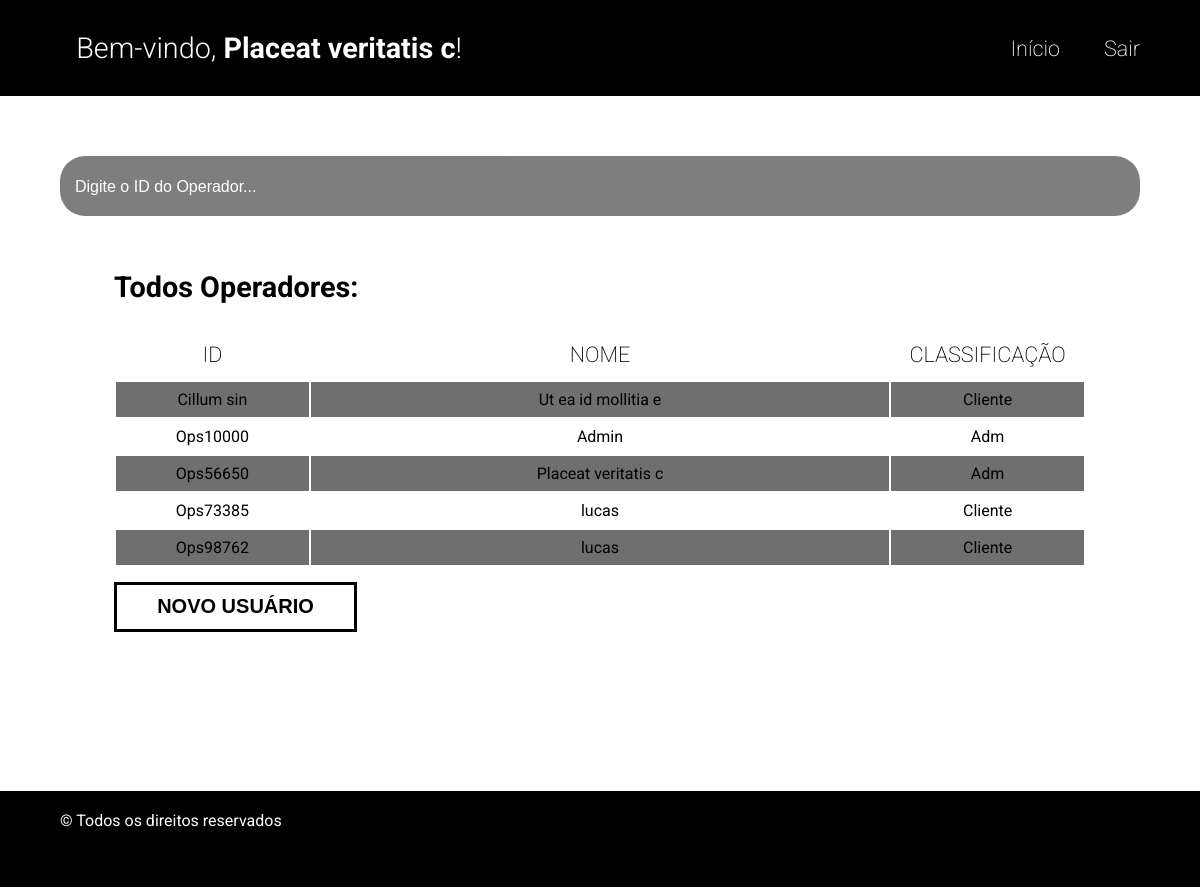
Page /view/registrarADM.php (signed in) on the committed database.
### tables this page shows
CREATE TABLE `usuarios` (
  `idOps` varchar(10) NOT NULL,
  `nome` varchar(100) NOT NULL,
  `classe` enum('adm','cliente') NOT NULL,
  `senha` varchar(255) NOT NULL,
  `email` varchar(100) NOT NULL,
  `created_at` timestamp NOT NULL DEFAULT current_timestamp()
);

### view/registrarADM.php (the view, shortened to what this page needs)
<?php
$conn = new Caminho;
$conexao = $conn->getConn();
$stmt = $conexao->query("SELECT * FROM usuarios");
$usuarios = $stmt->fetchAll(PDO::FETCH_ASSOC);
?>
<!DOCTYPE html>
<html lang="pt-br">
<head>
    <link rel="stylesheet" href="../style/style.css?v=<?php echo time(); ?>">
</head>
<body>
    <header class="header">
        <div class="container">
            <h1 id="titulo-home-entrada">Bem-vindo, <span><?php echo htmlspecialchars($_SESSION['nome']); ?></span>!</h1>
            <ul class="nav">
                <li><a href="homeADM.php">Início</a></li>
                <li><a href="../actions/logout.php">Sair</a></li>
            </ul>
        </div>
    </header>
    <section class="main">
        <div class="container">
            <form action="" method="get" class="input-pesquisa">
                <input type="text" placeholder="Digite o ID do Operador..." name="pesquisa" id="pesquisa">
            </form>
            <div class="head-main">
                <h1 class="title">Todos Operadores:</h1>
            </div>
            <div class="tabela">
                <table>
                    <thead class="cabecalho">
                        <tr>
                            <th class="col id">ID</th>
                            <th class="col nome">NOME</th>
                            <th class="col classificacao">CLASSIFICAÇÃO</th>
                        </tr>
                    </thead>
                    <tbody class="chamados">
                        <?php foreach ($usuarios as $i => $usuario): ?>
                            <?php
                                $classeFormatada = $usuario['classe'] === 'tec' ? 'Admin' : ucfirst($usuario['classe']);
                            ?>
                            <tr class="openEditModal"
                                data-id="<?= $usuario['idOps'] ?>"
                                data-nome="<?= $usuario['nome'] ?>"
                                data-email="<?= $usuario['email'] ?>"
                                data-senha="<?= $usuario['senha'] ?>"
                                data-classificacao="<?= $usuario['classe'] ?>">
                                <td class="<?= $i % 2 == 0 ? 'impar-bg' : '' ?>"><?= $usuario['idOps'] ?></td>
                                <td class="<?= $i % 2 == 0 ? 'impar-bg' : '' ?>"><?= $usuario['nome'] ?></td>
                                <td class="<?= $i % 2 == 0 ? 'impar-bg' : '' ?>"><?= $classeFormatada ?></td>
                            </tr>
                        <?php endforeach; ?>
                    </tbody>
                </table>
            </div>
            <div class="novo-cham">
                <button class="openCriaModal" id="btnChamado">NOVO USUÁRIO</button>
            </div>
        </div>
    </section>
    <footer class="footer">
        <p>&copy; Todos os direitos reservados</p>
    </footer>
</body>
</html>

### style/style.css (style rules this page uses)
html, body { height: 100%; width: 100%; margin: 0; padding: 0; font-family: "Roboto", sans-serif; }
h1 { font-size: 1.80rem; }
ul { padding: 0; list-style: none; }
a { text-decoration: none; color: #fff; }
input, textarea { border: none; border-radius: 4px; background-color: rgb(111, 111, 111); box-sizing: border-box; }
.container { width: 90%; display: flex; margin: 0 auto; align-items: center; flex-wrap: wrap; }
#titulo-home-entrada { width: 85%; font-weight: 300; margin: 0 auto; }
#titulo-home-entrada span { font-weight: bold; }
.nav { width: 12%; display: flex; flex-wrap: wrap; justify-content: space-between; }
.nav li a { font-size: 1.35rem; font-weight: 200; transition: all 0.3s ease; }
.input-pesquisa { width: 100%; margin-bottom: 30px; }
#pesquisa { display: block; box-sizing: border-box; width: 100%; padding: 10px 15px; margin: 0 auto; border: none; border-radius: 25px; height: 60px; background-color: rgb(0, 0, 0); opacity: 50%; color: #fff; font-size: 1.10rem; font-weight: 200; transition: all 0.3s ease; }
#pesquisa::placeholder { color: #fff; font-weight: 100; font-size: 1rem; }
.head-main { display: flex; width: 90%; align-items: center; justify-content: space-between; margin: 0 auto; }
.title { width: 80%; }
.tabela { width: 90%; margin: 0 auto; }
.tabela table { width: 100%; }
.cabecalho { width: 100%; }
.cabecalho tr { height: 50px; }
.col { font-size: 1.35rem; font-weight: 200; }
.id { width: 20%; }
.impar-bg { background-color: rgb(111, 111, 111); }
.nome { width: 60%; }
.chamados { width: 100%; text-align: center; }
.chamados tr { height: 35px; }
.main { flex: 1; }
.header { height: 12%; width: 100%; background-color: black; margin-bottom: 5%; color: white; align-content: center; }
.footer { height: 12%; width: 100%; background-color: black; margin-top: 12%; }
.footer p { width: 90%; margin: 0 auto; padding: 20px 0; color: #fff; }
.novo-cham { width: 90%; height: 80px; align-content: center; margin: 0 auto; }
#btnChamado { width: 25%; background-color: white; height: 50px; font-size: 1.25rem; font-weight: bold; color: black; border: 3px solid black; transition: all 0.3s ease; }

### rows in the picture
usuarios: idOps "Cillum sin", nome "Ut ea id mollitia e", classe "Cliente"
usuarios: idOps "Ops10000", nome "Admin", classe "Adm"
usuarios: idOps "Ops56650", nome "Placeat veritatis c", classe "Adm"
usuarios: idOps "Ops73385", nome "lucas", classe "Cliente"
usuarios: idOps "Ops98762", nome "lucas", classe "Cliente"

### other values in the picture
$_SESSION['nome'] "Placeat veritatis c"
